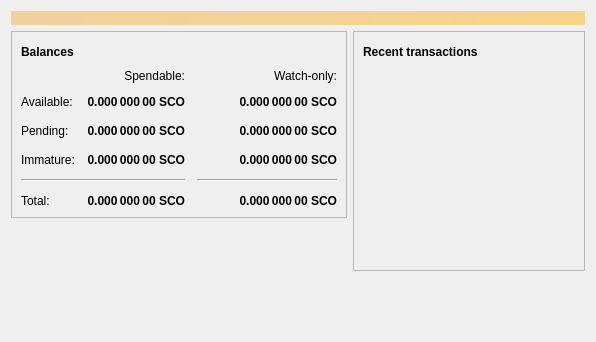
<?xml version="1.0" encoding="UTF-8"?>
<ui version="4.0">
 <class>OverviewPage</class>
 <widget class="QWidget" name="OverviewPage">
  <property name="geometry">
   <rect>
    <x>0</x>
    <y>0</y>
    <width>596</width>
    <height>342</height>
   </rect>
  </property>
  <property name="windowTitle">
   <string>Form</string>
  </property>
  <layout class="QVBoxLayout" name="topLayout">
   <item>
    <widget class="QLabel" name="labelAlerts">
     <property name="visible">
      <bool>false</bool>
     </property>
     <property name="styleSheet">
      <string notr="true">QLabel { background-color: qlineargradient(x1: 0, y1: 0, x2: 1, y2: 0, stop:0 #F0D0A0, stop:1 #F8D488); color:#000000; }</string>
     </property>
     <property name="wordWrap">
      <bool>true</bool>
     </property>
     <property name="margin">
      <number>3</number>
     </property>
     <property name="textInteractionFlags">
      <set>Qt::TextSelectableByMouse</set>
     </property>
    </widget>
   </item>
   <item>
    <layout class="QHBoxLayout" name="horizontalLayout" stretch="1,1">
     <item>
      <layout class="QVBoxLayout" name="verticalLayout_2">
       <item>
        <widget class="QFrame" name="frame">
         <property name="frameShape">
          <enum>QFrame::StyledPanel</enum>
         </property>
         <property name="frameShadow">
          <enum>QFrame::Raised</enum>
         </property>
         <layout class="QVBoxLayout" name="verticalLayout_4">
          <item>
           <layout class="QHBoxLayout" name="horizontalLayout_4">
            <item>
             <widget class="QLabel" name="label_5">
              <property name="font">
               <font>
                <weight>75</weight>
                <bold>true</bold>
               </font>
              </property>
              <property name="text">
               <string>Balances</string>
              </property>
             </widget>
            </item>
            <item>
             <widget class="QPushButton" name="labelWalletStatus">
              <property name="enabled">
               <bool>true</bool>
              </property>
              <property name="maximumSize">
               <size>
                <width>30</width>
                <height>16777215</height>
               </size>
              </property>
              <property name="toolTip">
               <string>The displayed information may be out of date. Your wallet automatically synchronizes with the SampleCoin network after a connection is established, but this process has not completed yet.</string>
              </property>
              <property name="text">
               <string/>
              </property>
              <property name="icon">
               <iconset resource="../bitcoin.qrc">
                <normaloff>:/icons/warning</normaloff>
                <disabledoff>:/icons/warning</disabledoff>:/icons/warning</iconset>
              </property>
              <property name="iconSize">
               <size>
                <width>24</width>
                <height>24</height>
               </size>
              </property>
              <property name="flat">
               <bool>true</bool>
              </property>
             </widget>
            </item>
            <item>
             <spacer name="horizontalSpacer_3">
              <property name="orientation">
               <enum>Qt::Horizontal</enum>
              </property>
              <property name="sizeHint" stdset="0">
               <size>
                <width>40</width>
                <height>20</height>
               </size>
              </property>
             </spacer>
            </item>
           </layout>
          </item>
          <item>
           <layout class="QGridLayout" name="gridLayout">
            <property name="spacing">
             <number>12</number>
            </property>
            <item row="2" column="2">
             <widget class="QLabel" name="labelWatchPending">
              <property name="font">
               <font>
                <weight>75</weight>
                <bold>true</bold>
               </font>
              </property>
              <property name="cursor">
               <cursorShape>IBeamCursor</cursorShape>
              </property>
              <property name="toolTip">
               <string>Unconfirmed transactions to watch-only addresses</string>
              </property>
              <property name="text">
               <string notr="true">0.000 000 00 SCO</string>
              </property>
              <property name="alignment">
               <set>Qt::AlignRight|Qt::AlignTrailing|Qt::AlignVCenter</set>
              </property>
              <property name="textInteractionFlags">
               <set>Qt::LinksAccessibleByMouse|Qt::TextSelectableByKeyboard|Qt::TextSelectableByMouse</set>
              </property>
             </widget>
            </item>
            <item row="2" column="1">
             <widget class="QLabel" name="labelUnconfirmed">
              <property name="font">
               <font>
                <weight>75</weight>
                <bold>true</bold>
               </font>
              </property>
              <property name="cursor">
               <cursorShape>IBeamCursor</cursorShape>
              </property>
              <property name="toolTip">
               <string>Total of transactions that have yet to be confirmed, and do not yet count toward the spendable balance</string>
              </property>
              <property name="text">
               <string notr="true">0.000 000 00 SCO</string>
              </property>
              <property name="alignment">
               <set>Qt::AlignRight|Qt::AlignTrailing|Qt::AlignVCenter</set>
              </property>
              <property name="textInteractionFlags">
               <set>Qt::LinksAccessibleByMouse|Qt::TextSelectableByKeyboard|Qt::TextSelectableByMouse</set>
              </property>
             </widget>
            </item>
            <item row="3" column="2">
             <widget class="QLabel" name="labelWatchImmature">
              <property name="font">
               <font>
                <weight>75</weight>
                <bold>true</bold>
               </font>
              </property>
              <property name="cursor">
               <cursorShape>IBeamCursor</cursorShape>
              </property>
              <property name="toolTip">
               <string>Mined balance in watch-only addresses that has not yet matured</string>
              </property>
              <property name="text">
               <string notr="true">0.000 000 00 SCO</string>
              </property>
              <property name="alignment">
               <set>Qt::AlignRight|Qt::AlignTrailing|Qt::AlignVCenter</set>
              </property>
              <property name="textInteractionFlags">
               <set>Qt::LinksAccessibleByMouse|Qt::TextSelectableByKeyboard|Qt::TextSelectableByMouse</set>
              </property>
             </widget>
            </item>
            <item row="4" column="0" colspan="2">
             <widget class="Line" name="line">
              <property name="orientation">
               <enum>Qt::Horizontal</enum>
              </property>
             </widget>
            </item>
            <item row="4" column="2">
             <widget class="Line" name="lineWatchBalance">
              <property name="sizePolicy">
               <sizepolicy hsizetype="Preferred" vsizetype="Fixed">
                <horstretch>0</horstretch>
                <verstretch>0</verstretch>
               </sizepolicy>
              </property>
              <property name="minimumSize">
               <size>
                <width>140</width>
                <height>0</height>
               </size>
              </property>
              <property name="orientation">
               <enum>Qt::Horizontal</enum>
              </property>
             </widget>
            </item>
            <item row="5" column="0">
             <widget class="QLabel" name="labelTotalText">
              <property name="text">
               <string>Total:</string>
              </property>
             </widget>
            </item>
            <item row="3" column="1">
             <widget class="QLabel" name="labelImmature">
              <property name="font">
               <font>
                <weight>75</weight>
                <bold>true</bold>
               </font>
              </property>
              <property name="cursor">
               <cursorShape>IBeamCursor</cursorShape>
              </property>
              <property name="toolTip">
               <string>Mined balance that has not yet matured</string>
              </property>
              <property name="text">
               <string notr="true">0.000 000 00 SCO</string>
              </property>
              <property name="alignment">
               <set>Qt::AlignRight|Qt::AlignTrailing|Qt::AlignVCenter</set>
              </property>
              <property name="textInteractionFlags">
               <set>Qt::LinksAccessibleByMouse|Qt::TextSelectableByKeyboard|Qt::TextSelectableByMouse</set>
              </property>
             </widget>
            </item>
            <item row="2" column="3">
             <spacer name="horizontalSpacer_2">
              <property name="orientation">
               <enum>Qt::Horizontal</enum>
              </property>
              <property name="sizeHint" stdset="0">
               <size>
                <width>40</width>
                <height>20</height>
               </size>
              </property>
             </spacer>
            </item>
            <item row="3" column="0">
             <widget class="QLabel" name="labelImmatureText">
              <property name="text">
               <string>Immature:</string>
              </property>
             </widget>
            </item>
            <item row="5" column="1">
             <widget class="QLabel" name="labelTotal">
              <property name="font">
               <font>
                <weight>75</weight>
                <bold>true</bold>
               </font>
              </property>
              <property name="cursor">
               <cursorShape>IBeamCursor</cursorShape>
              </property>
              <property name="toolTip">
               <string>Your current total balance</string>
              </property>
              <property name="text">
               <string notr="true">0.000 000 00 SCO</string>
              </property>
              <property name="alignment">
               <set>Qt::AlignRight|Qt::AlignTrailing|Qt::AlignVCenter</set>
              </property>
              <property name="textInteractionFlags">
               <set>Qt::LinksAccessibleByMouse|Qt::TextSelectableByKeyboard|Qt::TextSelectableByMouse</set>
              </property>
             </widget>
            </item>
            <item row="5" column="2">
             <widget class="QLabel" name="labelWatchTotal">
              <property name="font">
               <font>
                <weight>75</weight>
                <bold>true</bold>
               </font>
              </property>
              <property name="cursor">
               <cursorShape>IBeamCursor</cursorShape>
              </property>
              <property name="toolTip">
               <string>Current total balance in watch-only addresses</string>
              </property>
              <property name="text">
               <string notr="true">0.000 000 00 SCO</string>
              </property>
              <property name="alignment">
               <set>Qt::AlignRight|Qt::AlignTrailing|Qt::AlignVCenter</set>
              </property>
              <property name="textInteractionFlags">
               <set>Qt::LinksAccessibleByMouse|Qt::TextSelectableByKeyboard|Qt::TextSelectableByMouse</set>
              </property>
             </widget>
            </item>
            <item row="0" column="2">
             <widget class="QLabel" name="labelWatchonly">
              <property name="text">
               <string>Watch-only:</string>
              </property>
              <property name="alignment">
               <set>Qt::AlignRight|Qt::AlignTrailing|Qt::AlignVCenter</set>
              </property>
             </widget>
            </item>
            <item row="1" column="0">
             <widget class="QLabel" name="labelBalanceText">
              <property name="text">
               <string>Available:</string>
              </property>
             </widget>
            </item>
            <item row="1" column="1">
             <widget class="QLabel" name="labelBalance">
              <property name="font">
               <font>
                <weight>75</weight>
                <bold>true</bold>
               </font>
              </property>
              <property name="cursor">
               <cursorShape>IBeamCursor</cursorShape>
              </property>
              <property name="toolTip">
               <string>Your current spendable balance</string>
              </property>
              <property name="text">
               <string notr="true">0.000 000 00 SCO</string>
              </property>
              <property name="alignment">
               <set>Qt::AlignRight|Qt::AlignTrailing|Qt::AlignVCenter</set>
              </property>
              <property name="textInteractionFlags">
               <set>Qt::LinksAccessibleByMouse|Qt::TextSelectableByKeyboard|Qt::TextSelectableByMouse</set>
              </property>
             </widget>
            </item>
            <item row="1" column="2">
             <widget class="QLabel" name="labelWatchAvailable">
              <property name="font">
               <font>
                <weight>75</weight>
                <bold>true</bold>
               </font>
              </property>
              <property name="cursor">
               <cursorShape>IBeamCursor</cursorShape>
              </property>
              <property name="toolTip">
               <string>Your current balance in watch-only addresses</string>
              </property>
              <property name="text">
               <string notr="true">0.000 000 00 SCO</string>
              </property>
              <property name="alignment">
               <set>Qt::AlignRight|Qt::AlignTrailing|Qt::AlignVCenter</set>
              </property>
              <property name="textInteractionFlags">
               <set>Qt::LinksAccessibleByMouse|Qt::TextSelectableByKeyboard|Qt::TextSelectableByMouse</set>
              </property>
             </widget>
            </item>
            <item row="2" column="0">
             <widget class="QLabel" name="labelPendingText">
              <property name="text">
               <string>Pending:</string>
              </property>
             </widget>
            </item>
            <item row="0" column="1">
             <widget class="QLabel" name="labelSpendable">
              <property name="text">
               <string>Spendable:</string>
              </property>
              <property name="alignment">
               <set>Qt::AlignRight|Qt::AlignTrailing|Qt::AlignVCenter</set>
              </property>
             </widget>
            </item>
           </layout>
          </item>
         </layout>
        </widget>
       </item>
       <item>
        <spacer name="verticalSpacer">
         <property name="orientation">
          <enum>Qt::Vertical</enum>
         </property>
         <property name="sizeHint" stdset="0">
          <size>
           <width>20</width>
           <height>40</height>
          </size>
         </property>
        </spacer>
       </item>
      </layout>
     </item>
     <item>
      <layout class="QVBoxLayout" name="verticalLayout_3">
       <item>
        <widget class="QFrame" name="frame_2">
         <property name="frameShape">
          <enum>QFrame::StyledPanel</enum>
         </property>
         <property name="frameShadow">
          <enum>QFrame::Raised</enum>
         </property>
         <layout class="QVBoxLayout" name="verticalLayout">
          <item>
           <layout class="QHBoxLayout" name="horizontalLayout_2">
            <item>
             <widget class="QLabel" name="label_4">
              <property name="font">
               <font>
                <weight>75</weight>
                <bold>true</bold>
               </font>
              </property>
              <property name="text">
               <string>Recent transactions</string>
              </property>
             </widget>
            </item>
            <item>
             <widget class="QPushButton" name="labelTransactionsStatus">
              <property name="enabled">
               <bool>true</bool>
              </property>
              <property name="maximumSize">
               <size>
                <width>30</width>
                <height>16777215</height>
               </size>
              </property>
              <property name="toolTip">
               <string>The displayed information may be out of date. Your wallet automatically synchronizes with the SampleCoin network after a connection is established, but this process has not completed yet.</string>
              </property>
              <property name="text">
               <string/>
              </property>
              <property name="icon">
               <iconset resource="../bitcoin.qrc">
                <normaloff>:/icons/warning</normaloff>
                <disabledoff>:/icons/warning</disabledoff>:/icons/warning</iconset>
              </property>
              <property name="iconSize">
               <size>
                <width>24</width>
                <height>24</height>
               </size>
              </property>
              <property name="flat">
               <bool>true</bool>
              </property>
             </widget>
            </item>
            <item>
             <spacer name="horizontalSpacer">
              <property name="orientation">
               <enum>Qt::Horizontal</enum>
              </property>
              <property name="sizeHint" stdset="0">
               <size>
                <width>40</width>
                <height>20</height>
               </size>
              </property>
             </spacer>
            </item>
           </layout>
          </item>
          <item>
           <widget class="QListView" name="listTransactions">
            <property name="styleSheet">
             <string notr="true">QListView { background: transparent; }</string>
            </property>
            <property name="frameShape">
             <enum>QFrame::NoFrame</enum>
            </property>
            <property name="verticalScrollBarPolicy">
             <enum>Qt::ScrollBarAlwaysOff</enum>
            </property>
            <property name="horizontalScrollBarPolicy">
             <enum>Qt::ScrollBarAlwaysOff</enum>
            </property>
            <property name="selectionMode">
             <enum>QAbstractItemView::NoSelection</enum>
            </property>
           </widget>
          </item>
         </layout>
        </widget>
       </item>
       <item>
        <spacer name="verticalSpacer_2">
         <property name="orientation">
          <enum>Qt::Vertical</enum>
         </property>
         <property name="sizeHint" stdset="0">
          <size>
           <width>20</width>
           <height>40</height>
          </size>
         </property>
        </spacer>
       </item>
      </layout>
     </item>
    </layout>
   </item>
  </layout>
 </widget>
 <resources/>
 <connections/>
</ui>
